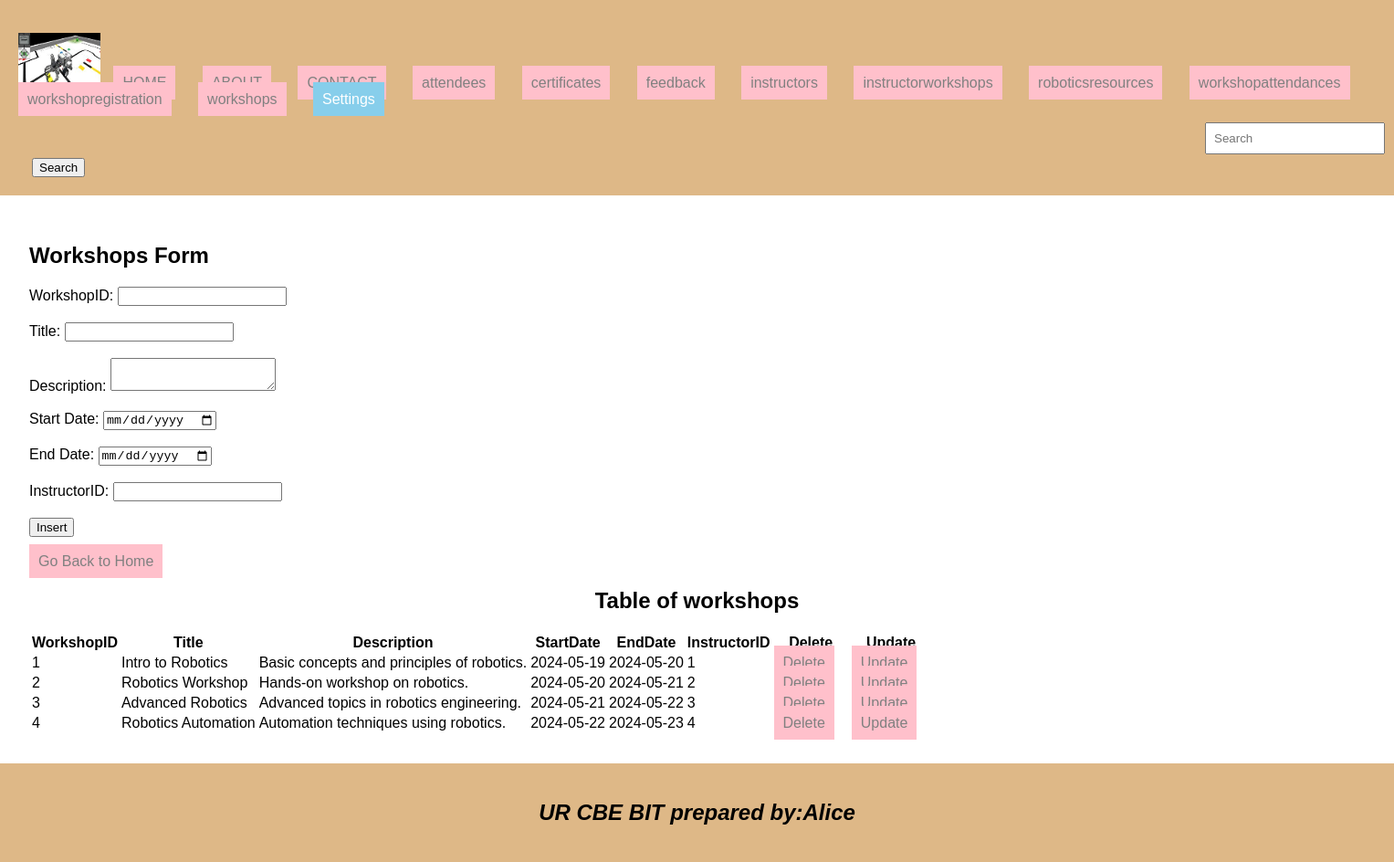
Screenshot of /workshops.php with the database file from the repository.
### tables this page shows
CREATE TABLE `workshops` (
  `WorkshopID` int(11) NOT NULL,
  `Title` varchar(255) NOT NULL,
  `Description` text DEFAULT NULL,
  `StartDate` date NOT NULL,
  `EndDate` date NOT NULL,
  `InstructorID` int(11) NOT NULL
);

### workshops.php (the view, shortened to what this page needs)
<!DOCTYPE html>
<html lang="en">
<head>
    <link rel="stylesheet" type="text/css" href="style.css" title="style 1" media="screen, tv, projection, handheld, print"/>
</head>
<body>
<header>
     <ul style="list-style-type: none; padding: 0;">
     <li style="display: inline; margin-right: 10px;">
    <img src="./images/images.jpeg" width="90" height="60" alt="Logo">
  </li>
    <li style="display: inline; margin-right: 10px;"><a href="./home.html">HOME</a>
  </li>
    <li style="display: inline; margin-right: 10px;"><a href="./about.html">ABOUT</a>
  </li>
    <li style="display: inline; margin-right: 10px;"><a href="./contact.html">CONTACT</a>
  </li>
    <li style="display: inline; margin-right: 10px;"><a href="./attendees.php">attendees</a>
  </li>
    <li style="display: inline; margin-right: 10px;"><a href="./certificates.php">certificates</a>
  </li>
    <li style="display: inline; margin-right: 10px;"><a href="./feedback.php">feedback</a>
  </li>
    <li style="display: inline; margin-right: 10px;"><a href="./instructors.php">instructors</a>
  </li>
    <li style="display: inline; margin-right: 10px;"><a href="./instructorworkshops.php">instructorworkshops</a>
  </li>
  <li style="display: inline; margin-right: 10px;"><a href="./roboticsresources.php">roboticsresources</a>
  </li>
  <li style="display: inline; margin-right: 10px;"><a href="./workshopattendances.php">workshopattendances</a>
  </li>
  <li style="display: inline; margin-right: 10px;"><a href="./workshopregistration.php">workshopregistration</a>
  </li>
  <li style="display: inline; margin-right: 10px;"><a href="./workshops.php">workshops</a>
  </li>
    <li class="dropdown" style="display: inline; margin-right: 10px;">
      <a href="#" style="padding: 10px; color: white; background-color: skyblue; text-decoration: none; margin-right: 15px;">Settings</a>
        </li>
    </ul>
    <form class="d-flex" role="search" action="search.php">
        <input class="form-control me-2" type="search" placeholder="Search" aria-label="Search" name="query">
        <button class="btn btn-outline-success" type="submit">Search</button>
    </form>
</header>
<section>
    <h1>Workshops Form</h1>
<form method="post" onsubmit="return confirmInsert();">
    <label for="WorkshopID">WorkshopID:</label>
    <input type="number" id="WorkshopID" name="WorkshopID" required><br><br>
    <label for="Title">Title:</label>
    <input type="text" id="Title" name="Title" required><br><br>
    <label for="Description">Description:</label>
    <textarea id="Description" name="Description" required></textarea><br><br>
    <label for="StartDate">Start Date:</label>
    <input type="date" id="StartDate" name="StartDate" required><br><br>
    <label for="EndDate">End Date:</label>
    <input type="date" id="EndDate" name="EndDate" required><br><br>
    <label for="InstructorID">InstructorID:</label>
    <input type="number" id="InstructorID" name="InstructorID" required><br><br>
    <input type="submit" name="insert" value="Insert"><br><br>
</form>
<a href="./home.html">Go Back to Home</a>
<center><h2>Table of workshops</h2></center>
<table>
    <tr>
        <th>WorkshopID</th>
        <th>Title</th>
        <th>Description</th>
        <th>StartDate</th>
        <th>EndDate</th>
        <th>InstructorID</th>
        <th>Delete</th>
        <th>Update</th>
    </tr>
    <?php
    include('database_connection.php');
    $stmt = $connection->prepare("SELECT * FROM workshops");
    $stmt->execute();
    $result = $stmt->get_result();
    if ($result->num_rows > 0) {
        while ($row = $result->fetch_assoc()) {
            $workshopID = $row["WorkshopID"];
            echo "<tr>
                <td>" . $row["WorkshopID"] . "</td>
                <td>" . $row["Title"] . "</td>
                <td>" . $row["Description"] . "</td>
                <td>" . $row["StartDate"] . "</td>
                <td>" . $row["EndDate"] . "</td>
                <td>" . $row["InstructorID"] . "</td>
                <td><a href='delete_workshops.php?WorkshopID=$workshopID'>Delete</a></td>
                <td><a href='update_workshops.php?WorkshopID=$workshopID'>Update</a></td>
            </tr>";
        }
    } else {
        echo "<tr><td colspan='8'>No data found</td></tr>";
    }
    ?>
</table>
</section>
<footer>
    <center>
        <b><h2><i>UR CBE BIT  prepared by:Alice</i></h2></b>
    </center>
</footer>
</body>
</html>

### style.css (style rules this page uses)
body { font-family: Arial, sans-serif; margin: 0; padding: 0; }
header { background-color:burlywood; padding: 20px; }
footer { background-color:burlywood; padding: 20px; }
.dropdown { position: relative; display: inline; margin-right: 10px; }

### workshops.php (style rules this page uses)
a { padding: 10px; color: white; background-color: pink; text-decoration: none; margin-right: 15px; }
a:link { color: grey; }
button.btn { margin-left: 15px; margin-top: 4px; }
input.form-control { margin-left: 1300px; padding: 8px; }
footer { background-color:burlywood; padding: 20px; }
section { padding:32px; }

### rows the page displays
workshops: WorkshopID "1", Title "Intro to Robotics", Description "Basic concepts and principles of robotics.", StartDate "2024-05-19", EndDate "2024-05-20", InstructorID "1"
workshops: WorkshopID "2", Title "Robotics Workshop", Description "Hands-on workshop on robotics.", StartDate "2024-05-20", EndDate "2024-05-21", InstructorID "2"
workshops: WorkshopID "3", Title "Advanced Robotics", Description "Advanced topics in robotics engineering.", StartDate "2024-05-21", EndDate "2024-05-22", InstructorID "3"
workshops: WorkshopID "4", Title "Robotics Automation", Description "Automation techniques using robotics.", StartDate "2024-05-22", EndDate "2024-05-23", InstructorID "4"
